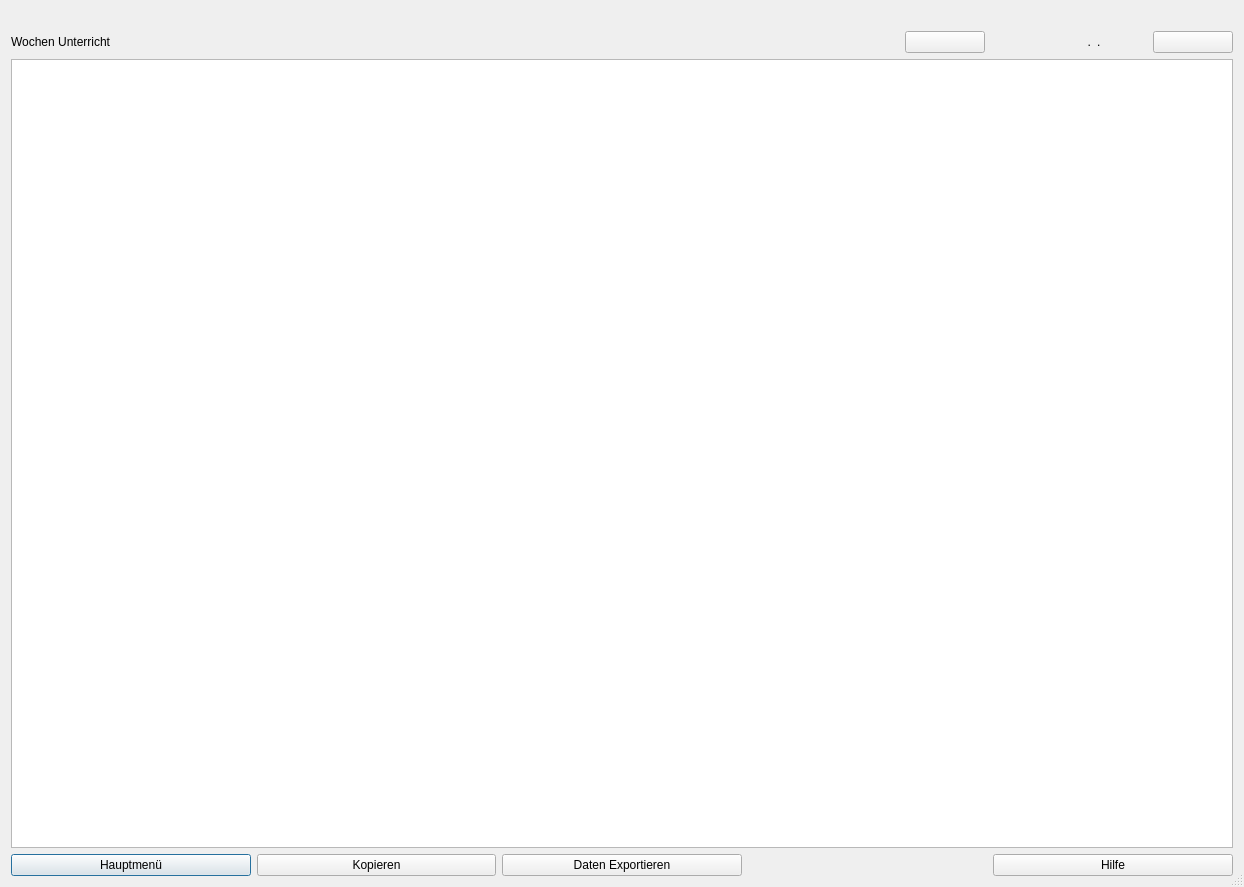
<?xml version="1.0" encoding="UTF-8"?>
<ui version="4.0">
 <class>Dialog</class>
 <widget class="QDialog" name="Dialog">
  <property name="geometry">
   <rect>
    <x>0</x>
    <y>0</y>
    <width>1244</width>
    <height>887</height>
   </rect>
  </property>
  <property name="windowTitle">
   <string>Dialog</string>
  </property>
  <property name="layoutDirection">
   <enum>Qt::LeftToRight</enum>
  </property>
  <property name="sizeGripEnabled">
   <bool>true</bool>
  </property>
  <layout class="QGridLayout" name="gridLayout">
   <item row="3" column="0" colspan="7">
    <layout class="QVBoxLayout" name="verticalLayout">
     <item>
      <widget class="QTableWidget" name="tableWidget_Wochen_Plan">
       <property name="sizeIncrement">
        <size>
         <width>0</width>
         <height>0</height>
        </size>
       </property>
       <property name="baseSize">
        <size>
         <width>0</width>
         <height>0</height>
        </size>
       </property>
       <property name="frameShadow">
        <enum>QFrame::Sunken</enum>
       </property>
       <property name="lineWidth">
        <number>1</number>
       </property>
       <property name="sizeAdjustPolicy">
        <enum>QAbstractScrollArea::AdjustIgnored</enum>
       </property>
       <property name="autoScrollMargin">
        <number>16</number>
       </property>
       <property name="editTriggers">
        <set>QAbstractItemView::NoEditTriggers</set>
       </property>
       <property name="showGrid">
        <bool>true</bool>
       </property>
       <property name="gridStyle">
        <enum>Qt::SolidLine</enum>
       </property>
       <property name="sortingEnabled">
        <bool>false</bool>
       </property>
       <property name="rowCount">
        <number>12</number>
       </property>
       <attribute name="verticalHeaderVisible">
        <bool>false</bool>
       </attribute>
       <row/>
       <row/>
       <row/>
       <row/>
       <row/>
       <row/>
       <row/>
       <row/>
       <row/>
       <row/>
       <row/>
       <row/>
      </widget>
     </item>
     <item>
      <layout class="QHBoxLayout" name="horizontalLayout">
       <item>
        <widget class="QPushButton" name="pushButton_hauptmenue">
         <property name="styleSheet">
          <string notr="true">font: 10pt &quot;MS Shell Dlg 2&quot;;</string>
         </property>
         <property name="text">
          <string>Hauptmenü</string>
         </property>
         <property name="icon">
          <iconset>
           <normaloff>../../_Symbole/Icons/computer/log_out.ico</normaloff>../../_Symbole/Icons/computer/log_out.ico</iconset>
         </property>
        </widget>
       </item>
       <item>
        <widget class="QPushButton" name="pushButton_copy">
         <property name="styleSheet">
          <string notr="true">font: 10pt &quot;MS Shell Dlg 2&quot;;</string>
         </property>
         <property name="text">
          <string>Kopieren</string>
         </property>
         <property name="icon">
          <iconset>
           <normaloff>../../_Symbole/UsedSymbols/copyblackinterfacesymboloftwopapersheets_79854.ico</normaloff>../../_Symbole/UsedSymbols/copyblackinterfacesymboloftwopapersheets_79854.ico</iconset>
         </property>
        </widget>
       </item>
       <item>
        <widget class="QPushButton" name="pushButton_excel_ausgabe">
         <property name="styleSheet">
          <string notr="true">font: 10pt &quot;MS Shell Dlg 2&quot;;</string>
         </property>
         <property name="text">
          <string>Daten Exportieren</string>
         </property>
         <property name="icon">
          <iconset>
           <normaloff>../../_Symbole/UsedSymbols/coordinated_assessment_documents_report_icon_148377.ico</normaloff>../../_Symbole/UsedSymbols/coordinated_assessment_documents_report_icon_148377.ico</iconset>
         </property>
        </widget>
       </item>
       <item>
        <widget class="QLabel" name="label_3">
         <property name="text">
          <string/>
         </property>
        </widget>
       </item>
       <item>
        <widget class="QPushButton" name="pushButton_Hilfe">
         <property name="styleSheet">
          <string notr="true">font: 10pt &quot;MS Shell Dlg 2&quot;;</string>
         </property>
         <property name="text">
          <string>Hilfe</string>
         </property>
         <property name="icon">
          <iconset>
           <normaloff>../../_Symbole/UsedSymbols/info_13213.ico</normaloff>../../_Symbole/UsedSymbols/info_13213.ico</iconset>
         </property>
        </widget>
       </item>
      </layout>
     </item>
    </layout>
   </item>
   <item row="1" column="2">
    <widget class="QLabel" name="label_2">
     <property name="text">
      <string/>
     </property>
    </widget>
   </item>
   <item row="1" column="5">
    <widget class="QLabel" name="te_KW">
     <property name="minimumSize">
      <size>
       <width>30</width>
       <height>0</height>
      </size>
     </property>
     <property name="maximumSize">
      <size>
       <width>50</width>
       <height>16777215</height>
      </size>
     </property>
     <property name="layoutDirection">
      <enum>Qt::LeftToRight</enum>
     </property>
     <property name="styleSheet">
      <string notr="true">font: 26pt &quot;MS Shell Dlg 2&quot;;</string>
     </property>
     <property name="text">
      <string>.</string>
     </property>
     <property name="alignment">
      <set>Qt::AlignLeading|Qt::AlignLeft|Qt::AlignVCenter</set>
     </property>
    </widget>
   </item>
   <item row="1" column="3">
    <widget class="QPushButton" name="pushButton_befor_KW">
     <property name="maximumSize">
      <size>
       <width>80</width>
       <height>16777215</height>
      </size>
     </property>
     <property name="text">
      <string/>
     </property>
     <property name="icon">
      <iconset>
       <normaloff>../../_Symbole/UsedSymbols/keyboard-left-arrow-button_icon-icons.com_72692.ico</normaloff>../../_Symbole/UsedSymbols/keyboard-left-arrow-button_icon-icons.com_72692.ico</iconset>
     </property>
    </widget>
   </item>
   <item row="1" column="6">
    <widget class="QPushButton" name="pushButton_next_KW">
     <property name="maximumSize">
      <size>
       <width>80</width>
       <height>16777215</height>
      </size>
     </property>
     <property name="text">
      <string/>
     </property>
     <property name="icon">
      <iconset>
       <normaloff>../../_Symbole/UsedSymbols/keyboard-right-arrow-button-1_icon-icons.com_72690.ico</normaloff>../../_Symbole/UsedSymbols/keyboard-right-arrow-button-1_icon-icons.com_72690.ico</iconset>
     </property>
    </widget>
   </item>
   <item row="1" column="4">
    <widget class="QLabel" name="label_jahr">
     <property name="maximumSize">
      <size>
       <width>100</width>
       <height>16777215</height>
      </size>
     </property>
     <property name="layoutDirection">
      <enum>Qt::LeftToRight</enum>
     </property>
     <property name="styleSheet">
      <string notr="true">font: 26pt &quot;MS Shell Dlg 2&quot;;</string>
     </property>
     <property name="text">
      <string>.</string>
     </property>
     <property name="alignment">
      <set>Qt::AlignRight|Qt::AlignTrailing|Qt::AlignVCenter</set>
     </property>
    </widget>
   </item>
   <item row="1" column="0">
    <widget class="QLabel" name="label">
     <property name="minimumSize">
      <size>
       <width>300</width>
       <height>0</height>
      </size>
     </property>
     <property name="styleSheet">
      <string notr="true">font: 26pt &quot;MS Shell Dlg 2&quot;;</string>
     </property>
     <property name="text">
      <string>Wochen Unterricht</string>
     </property>
    </widget>
   </item>
   <item row="0" column="0">
    <widget class="QLabel" name="label_4">
     <property name="text">
      <string/>
     </property>
    </widget>
   </item>
  </layout>
 </widget>
 <resources/>
 <connections/>
</ui>
